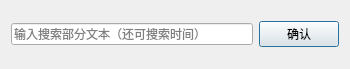
<?xml version="1.0" encoding="UTF-8"?>
<ui version="4.0">
 <class>SearchEngineClass</class>
 <widget class="QDialog" name="SearchEngineClass">
  <property name="geometry">
   <rect>
    <x>0</x>
    <y>0</y>
    <width>350</width>
    <height>69</height>
   </rect>
  </property>
  <property name="minimumSize">
   <size>
    <width>350</width>
    <height>69</height>
   </size>
  </property>
  <property name="maximumSize">
   <size>
    <width>350</width>
    <height>69</height>
   </size>
  </property>
  <property name="windowTitle">
   <string>SearchEngine</string>
  </property>
  <layout class="QGridLayout" name="gridLayout">
   <item row="0" column="0">
    <widget class="QLineEdit" name="searchText">
     <property name="placeholderText">
      <string>输入搜索部分文本（还可搜索时间）</string>
     </property>
    </widget>
   </item>
   <item row="0" column="1">
    <widget class="QPushButton" name="searchButton">
     <property name="text">
      <string>确认</string>
     </property>
    </widget>
   </item>
  </layout>
 </widget>
 <layoutdefault spacing="6" margin="11"/>
 <resources/>
 <connections/>
</ui>
